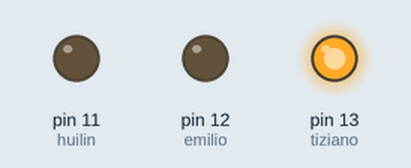
This sketch was run on a simulated Arduino Uno, built with avr-gcc and run on an emulated ATmega328P. Shown: output pins drawn as LEDs (lit = HIGH).

Above: at 0.5 s.
At 1.6 s:
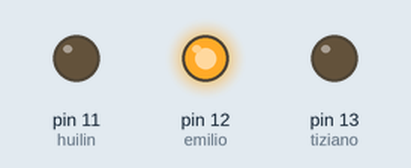
At 3.25 s:
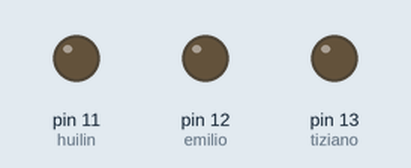
At 6.0 s:
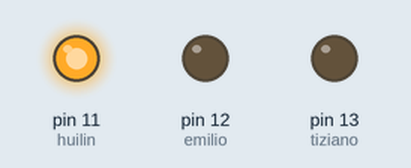
Timing chart, 0 to 7.6 s (numbered marks = the images above):
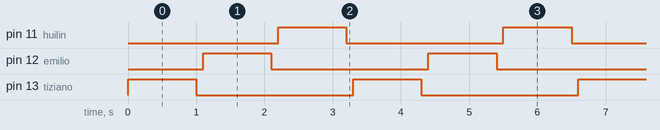

Measured:
- by itself, pin 11 (huilin), pin 12 (emilio), pin 13 (tiziano): alternates HIGH for 1.0 s and LOW for 2.3 s
- by itself, everything shown: repeats every 3.3 s, in 6 steps

The sketch:

Tiziano.ino
```cpp
int tiziano = 13;
int emilio = 12;
int huilin = 11;
int pause = 1000;
int pause1 = 100;
void setup (){
  pinMode(emilio,OUTPUT);
  pinMode(tiziano,OUTPUT);
  pinMode(huilin,OUTPUT);
}

void loop(){
  digitalWrite(tiziano,HIGH);
  delay(pause);
  digitalWrite(tiziano,LOW);
  delay(pause1);
  digitalWrite(emilio,HIGH);
  delay(pause);
  digitalWrite(emilio,LOW);
  delay(pause1);
  digitalWrite(huilin,HIGH);
  delay(pause);
  digitalWrite(huilin,LOW);
  delay(pause1);
}
```
